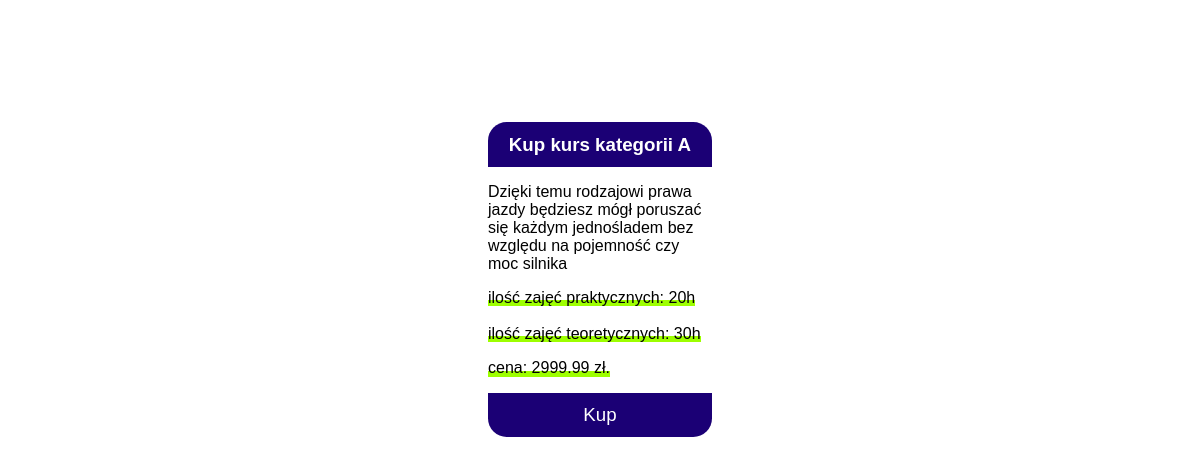
The page /client/course-preview.php?id=1 on the database as committed earlier.
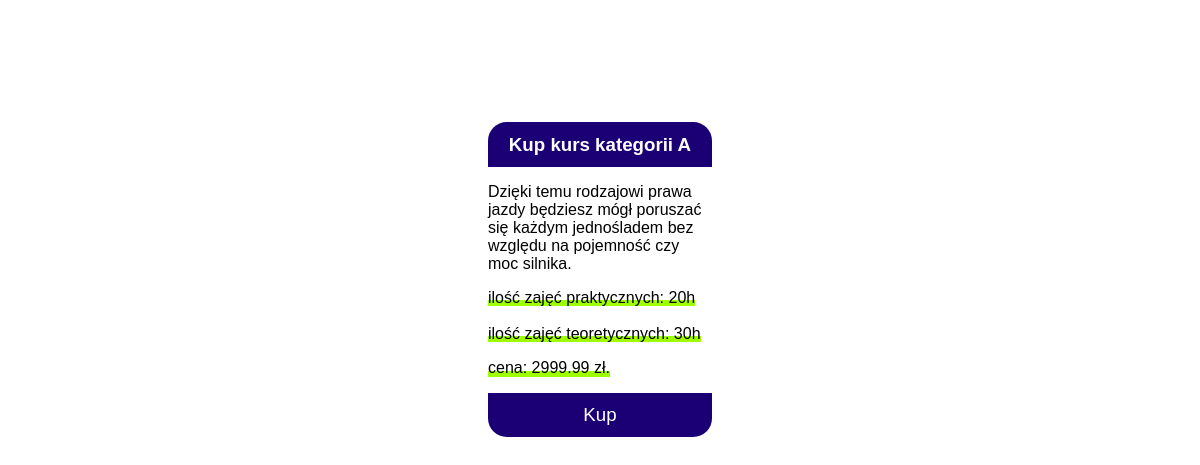
The same page on the database as committed later.
### tables this page shows
CREATE TABLE `kurs` (
  `id_kurs` int(11) NOT NULL,
  `kategoria` varchar(4) DEFAULT NULL,
  `opis` text NOT NULL,
  `cena` decimal(6,2) NOT NULL,
  `h_praktyka` int(11) DEFAULT NULL,
  `h_teoria` int(11) DEFAULT NULL,
  `obrazek` varchar(50) DEFAULT NULL
);

### includes/course-preview.php (the view, shortened to what this page needs)
<?php
    require_once("../config/connection.php");
    if(isset($_GET['id'])){
        $product_id = $_GET['id'];
        $query = "SELECT * FROM kurs WHERE id_kurs=$product_id;";
        $result = mysqli_query($conn, $query);
        $row = mysqli_fetch_all($result, MYSQLI_ASSOC);
        $kategoria = $row[0]['kategoria'];
        $opis = $row[0]['opis'];
        $cena = $row[0]['cena'];
        $h_pr = $row[0]['h_praktyka'];
        $h_te = $row[0]['h_teoria'];
    }else if(!isset($_POST['kurs_id'])){
        if(isset($_SESSION['product_id'])){
            $product_id = $_SESSION['product_id'];
        }
        $query = "SELECT id_kursant FROM kursant WHERE login='$login';";
        $result = mysqli_query($conn, $query);
        $row = mysqli_fetch_all($result, MYSQLI_ASSOC);
        $client_id = $row[0]['id_kursant'];
        $curr_date = date("Y-m-d");
        $query = "INSERT INTO transakcja(id_kurs, id_kursant, data_transakcji) VALUES('$product_id', '$client_id', '$curr_date');";
        mysqli_query($conn, $query);
        echo "Zakup zakończony powodzeniem.";
        exit();
    }else{
        echo "coś nie działa... :(";
        exit();
    }
?>
<div class="purchase">
    <h3>
        Kup kurs kategorii
        <?php
            echo $kategoria;
        ?>
    </h3>
    <form action="course-preview.php" method="post">
            <p>
                <?php
                    echo $opis;
                ?>
            </p>
            <p class="cool_underline" style="width: fit-content; display: inline;">
                <?php
                    echo "ilość zajęć praktycznych: ".$h_pr."h";
                ?>
            </p>
            <br> <br>
            <p class="cool_underline" style="width: fit-content; display: inline;">
                <?php
                    echo "ilość zajęć teoretycznych: ".$h_te."h";
                ?>
            </p>
            <p class="cool_underline" style="width: fit-content">
                <?php
                    echo "cena: ".$cena." zł.";
                ?>
            </p>
        <input type="submit" class="login_submit" value="Kup">
    </form>
</div>

### client/course-preview.php (shortened to what this page needs)
<!DOCTYPE html>
<html lang="pl">
<head>
    <link rel="stylesheet" href="../public/style.css">
</head>
<body>
    <div class="container">
        <main>
            <?php
                include_once "../includes/course-preview.php";
            ?>
        </main>
    </div>
</body>
</html>

### public/style.css (style rules this page uses)
html * { font-family: "Montserrat", sans-serif; }
.container { max-width: 1670px; padding: 0 40px; margin: 0 auto; }
body { margin: 0; padding-top: 100px; }
main { display: flex; justify-content: center; font-family: "Montserrat", sans-serif; width: 100%; height: 100%; }
.cool_underline { background: linear-gradient(0deg, rgba(157,255,0,1) 0%, rgba(157,255,0,1) 35%, rgba(0,212,255,0) 35%); }
.login_section h3, .purchase h3 { width: 90%; text-align: center; background-color: #1b0075; color: #fff; margin: 0; padding: 5%; margin-bottom: 10%; border-radius: 1em 1em 0 0; }
.login_submit { width: 100%; background-color: #1b0075; color: #fff; border-radius: 0 0 1em 1em; border: none; font-size: 1.17em; margin: 0; padding: 5%; font-family: "Montserrat", sans-serif; cursor: pointer; transition: 0.5s; }
input { font-family: "Montserrat", sans-serif; border: none; border-bottom: 5px solid #9dff00; }
html { -ms-overflow-style: none; scrollbar-width: none; }
.purchase { user-select: none; margin-top: 2%; width: 20%; display: flex; flex-direction: column; }
.purchase h3 { margin-bottom: 0; }

Rows that differ between the two databases and show on the page:
changed kurs: opis "Dzięki temu rodzajowi prawa jazdy będziesz mógł poruszać się każdym jednośladem bez względu na pojemność czy moc silnika" → "Dzięki temu rodzajowi prawa jazdy będziesz mógł poruszać się każdym jednośladem bez względu na pojemność czy moc silnika."
